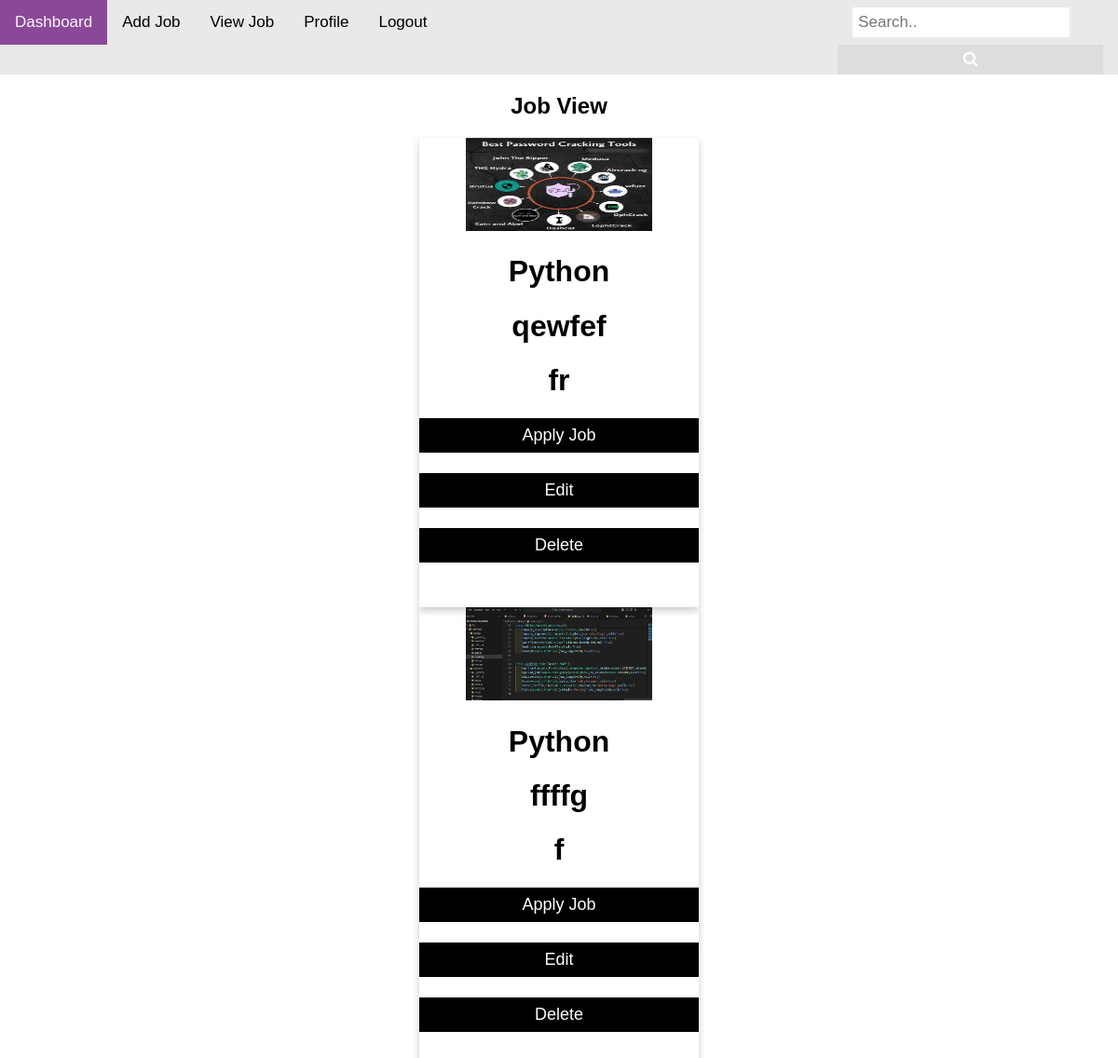
Screenshot of /viewjob/ (signed in) with the database file from the repository.
### jobApp/models.py (models this page shows)
class JobModel(models.Model):
    job_title=models.CharField(max_length=100,null=True)
    company_description=models.TextField(null=True)
    company_logo=models.ImageField(upload_to='media/company_logo',null=True)
    company_name=models.CharField(max_length=100,null=True)
    company_location=models.TextField(null=True)
    qualifications=models.CharField(max_length=100,null=True)
    deadline=models.DateField(null=True)
    salary=models.CharField(max_length=100,null=True)
    created_by=models.ForeignKey(CustomUserModel,on_delete=models.CASCADE,null=True)

### jobproject/views.py (the view)
# urls.py: path('viewjob/',viewjob,name='viewjob'),
def viewjob(request):
    jobview=JobModel.objects.all()
    context={
        'jobview': jobview
    }
    return render(request,'recruiter/viewjob.html',context)

### templates/recruiter/viewjob.html (shortened to what this page needs)
{% extends "common/base.html" %}
{% block content %}
<!DOCTYPE html>
<html>
<head>
<link rel="stylesheet" href="">
</head>
<body>
<h2 style="text-align:center">Job View</h2>
{% for i in jobview %}
<div class="card">
<img src="{{i.company_logo}}" alt="" width="200px" height="100px">
  <h1>{{i.job_title}}</h1>
  <h1>{{i.company_description}}</h1>
  <h1>{{i.company_name}}</h1>
  <a href="{% url 'applyjob' i.id %}">
  <p><button>Apply Job</button></p>
</a>
  <a href="{% url 'editjob' i.id %}">
  <p><button> Edit</button></p>
     </a>
  <a href="{% url 'deletejob' i.id %}">
  <p><button>Delete</button></p>
  </a>
  <br>
</div>
{% endfor %}
</body>
</html>
{% endblock content %}

### templates/common/navbar.html (style rules this page uses)
* { box-sizing: border-box; }
body { margin: 0; font-family: Arial, Helvetica, sans-serif; }

### templates/recruiter/viewjob.html (style rules this page uses)
.card { box-shadow: 0 4px 8px 0 rgba(0, 0, 0, 0.2); max-width: 300px; margin: auto; text-align: center; font-family: arial; }
button { border: none; outline: 0; display: inline-block; padding: 8px; color: white; background-color: #000; text-align: center; cursor: pointer; width: 100%; font-size: 18px; }
a { text-decoration: none; font-size: 22px; color: black; }

### rows the page displays
JobModel: company_logo (picture), job_title "Python", company_description "qewfef", company_name "fr"
JobModel: company_logo (picture), job_title "Python", company_description "ffffg", company_name "f"
